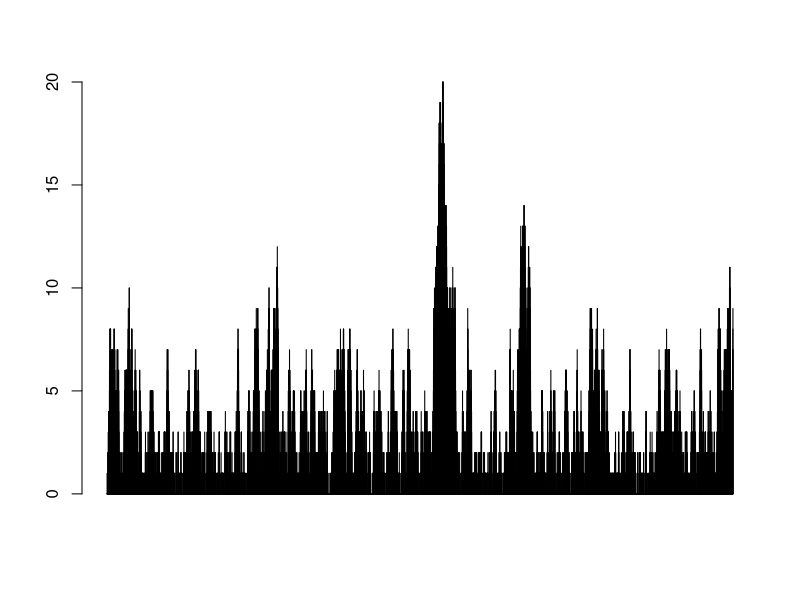
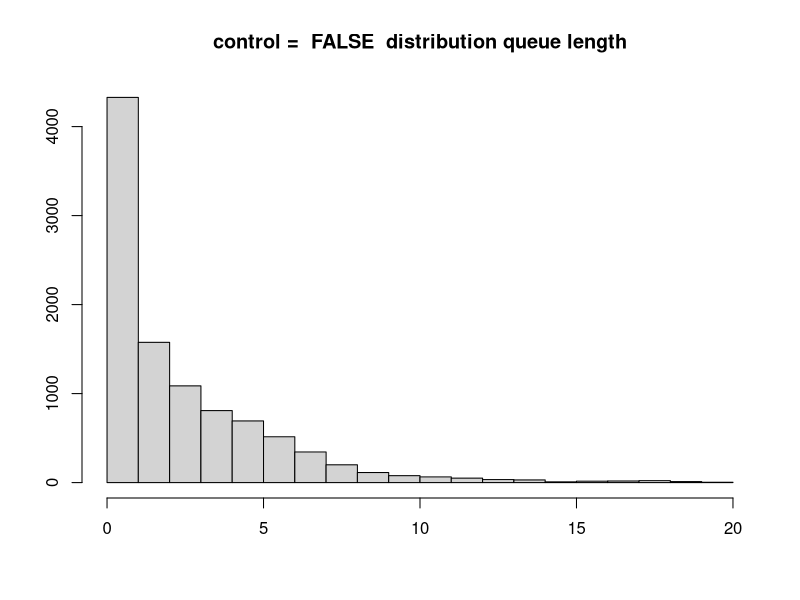
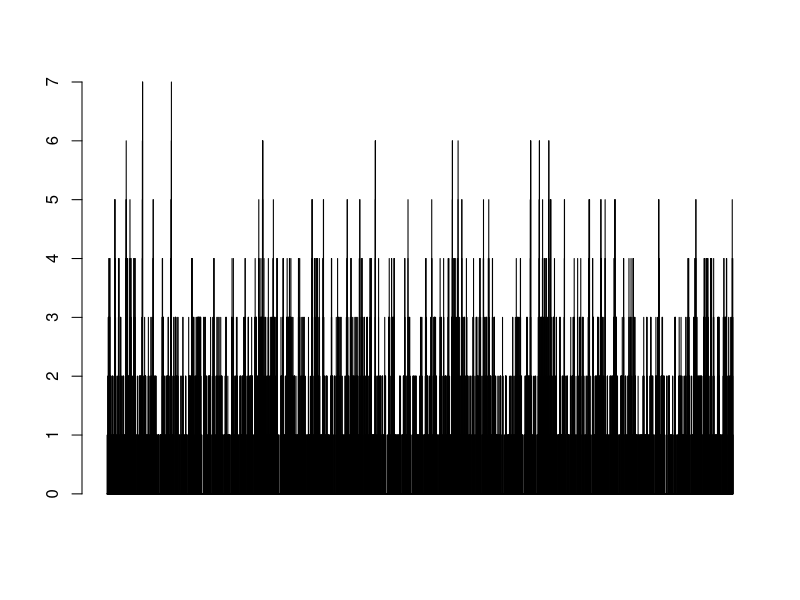
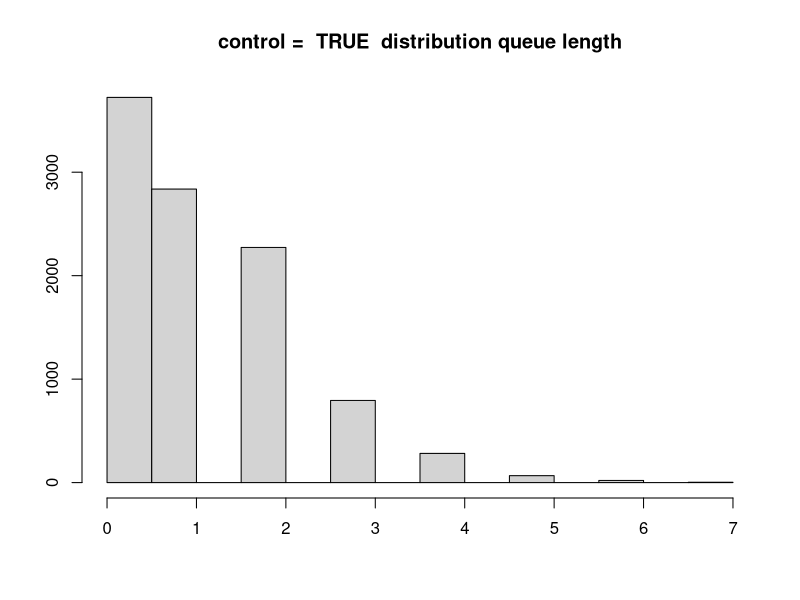
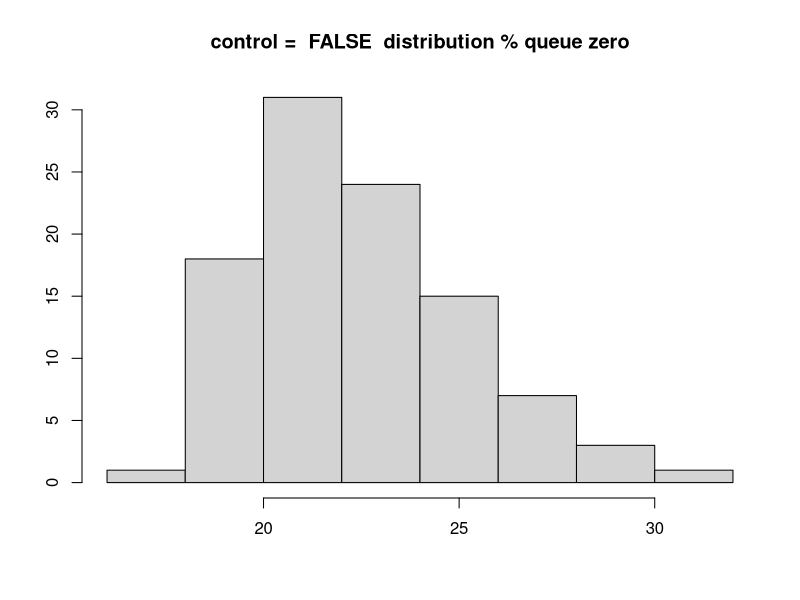
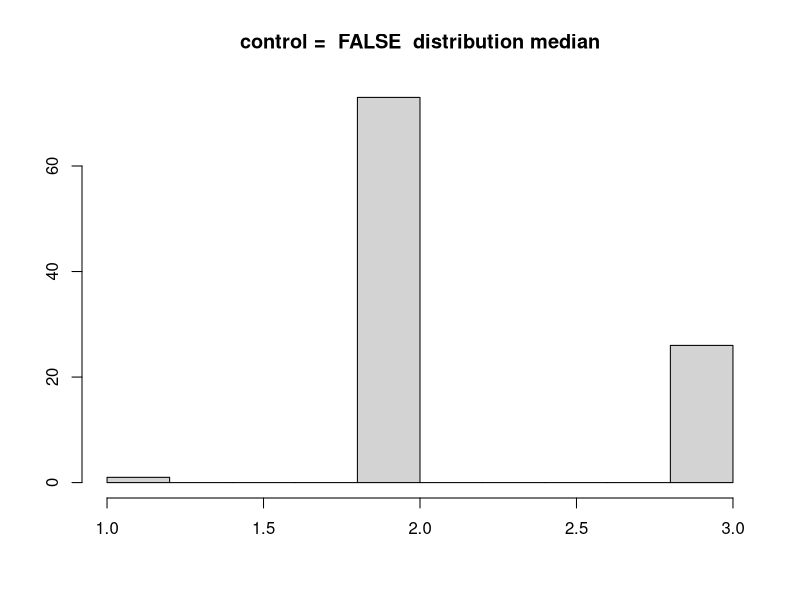
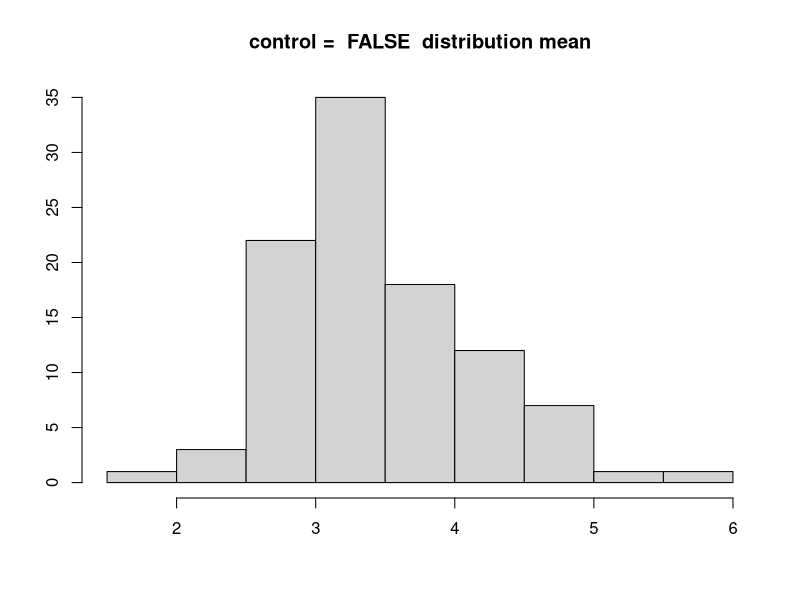
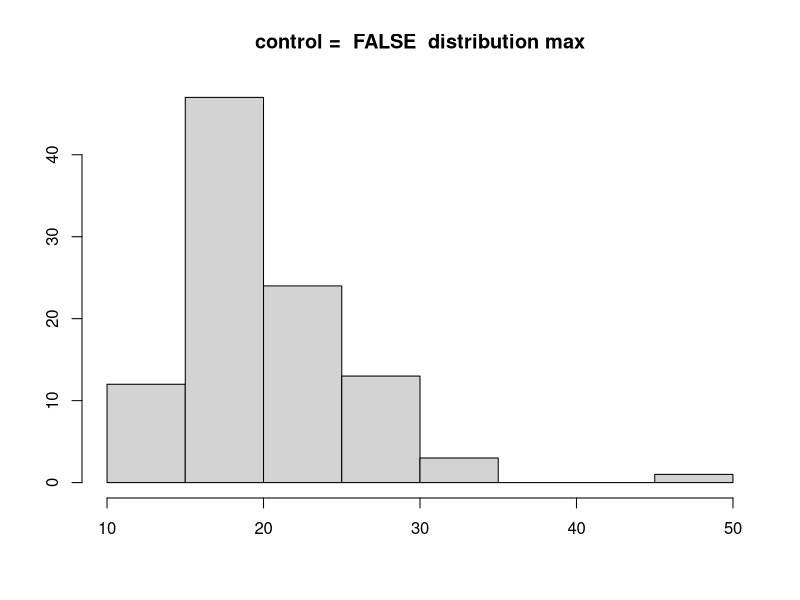

Generate these figures, in order, with R:
rm(list = ls())

generate_time_series <- function(steps,
                                 arrival_prob,
                                 departure_prob,
                                 control = FALSE,
                                 limit = Inf) {
  queue_length <- numeric(steps)
  for (i in 1:steps) {
    # either zero or one arrivals
    arrival <- rbinom(1, size = 1, prob = arrival_prob)
    # queue length after previous time step
    # queue length is assumed to be zero if this is the first time step
    if (i == 1) {
      previous <- 0
    } else {
      previous <- queue_length[i - 1]
    }
    # either zero or one departures
    # always zero departures if queue is empty
    if (previous + arrival == 0) {
      departure <- 0
    } else {
      departure <- rbinom(1, size = 1, prob = departure_prob)
    }
    # queue length after current time step
    queue_length[i] <- previous + arrival - departure
    # if control:
    # truncate every 10 steps to 2 elements in queue
    if (control &
        i %% 10 == 0 & queue_length[i] > limit) {
      queue_length[i] <- limit
    }
  }
  queue_length
}


# global parameters ---------------------------------------------------------

p_1 <- 0.25 # arrival probability
p_2 <- 0.30 # departure probability
N <- 10000


# 1) example without and with control ---------------------------------------

print(paste("steps:",
            N))
print(paste("arrival probabilty:",
            p_1,
            "departure probabilty:",
            p_2))
print(paste(
  "probability of unused departure events when queue is empty:",
  round((1 - p_1) * p_2, 2)
))

# helper function
run_example <- function(control, limit = Inf) {
  set.seed(1234)
  
  queue_length <- generate_time_series(
    steps = N,
    arrival_prob = p_1,
    departure_prob = p_2,
    control = control,
    limit = limit
  )
  
  barplot(queue_length)
  hist(
    queue_length,
    main = paste("control = ", control,
                 " distribution queue length"),
    xlab = "",
    ylab = ""
  )
  
  print(
    paste(
      "control:",
      control,
      "( truncate to",
      limit,
      ")",
      "queue length zero (%):",
      round(100 * mean(queue_length == 0), 1),
      "median:",
      median(queue_length),
      "mean:",
      round(mean(queue_length), 1),
      "max:",
      max(queue_length)
    )
  )
}

run_example(control = FALSE)
run_example(control = TRUE, limit = 2)


# 2) distribution of various statistics without and with control ------------

# helper function
run_stats <- function(control, limit = Inf) {
  set.seed(1234)
  
  stats <- replicate(100, {
    ts <- generate_time_series(
      steps = N,
      arrival_prob = p_1,
      departure_prob = p_2,
      control = control,
      limit = limit
    )
    c(
      queue_zero = round(100 * mean(ts == 0), 1),
      median = median(ts),
      mean = mean(ts),
      max = max(ts)
    )
  })
  
  stats_df <- as.data.frame(t(stats))
  
  hist(
    stats_df$queue_zero,
    main = paste("control = ", control,
                 " distribution % queue zero"),
    xlab = "",
    ylab = ""
  )
  hist(
    stats_df$median,
    main = paste("control = ", control,
                 " distribution median"),
    xlab = "",
    ylab = ""
  )
  hist(
    stats_df$mean,
    main = paste("control = ", control,
                 " distribution mean"),
    xlab = "",
    ylab = ""
  )
  hist(
    stats_df$max,
    main = paste("control = ", control,
                 " distribution max"),
    xlab = "",
    ylab = ""
  )
}

run_stats(control = FALSE)
run_stats(control = TRUE, limit = 2)
